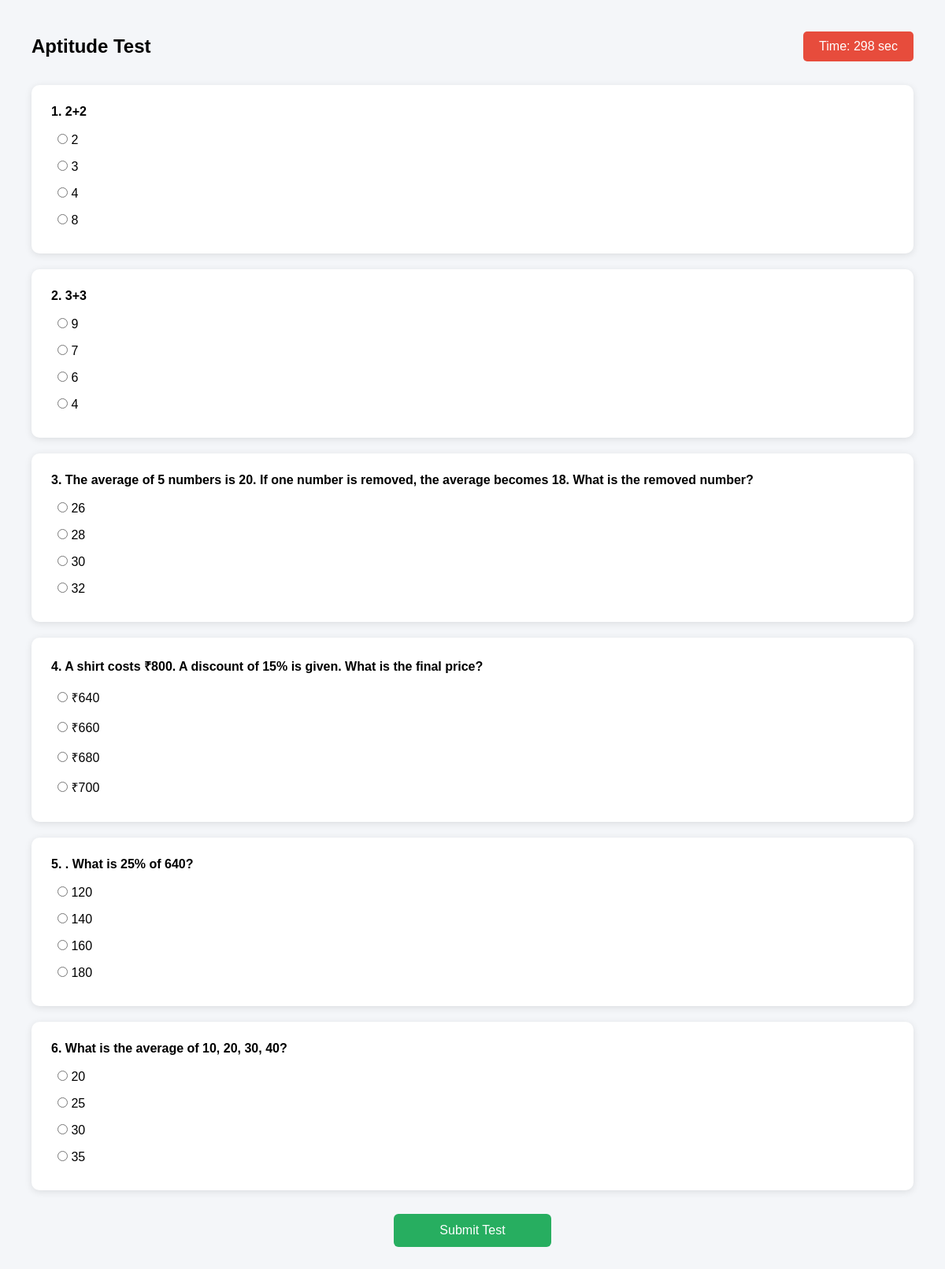
/quiz/ (signed in), run on the app's committed database.
### portal/models.py (models this page shows, shortened)
class Question(models.Model):
    COMPANY_CHOICES = [
        ('TCS', 'TCS'),
        ('WIPRO', 'Wipro'),
        ('INFOSYS', 'Infosys'),
        ('ACCENTURE', 'Accenture'),
    ]
    SECTION_CHOICES = [
        ('QUANT', 'Quantitative'),
        ('REASON', 'Reasoning'),
        ('VERBAL', 'Verbal')
    ]
    company = models.CharField(max_length=50, choices=COMPANY_CHOICES, default='TCS')
    section = models.CharField(max_length=50, choices=SECTION_CHOICES)
    question = models.CharField(max_length=500)
    option1 = models.CharField(max_length=200)
    option2 = models.CharField(max_length=200)
    option3 = models.CharField(max_length=200)
    option4 = models.CharField(max_length=200)
    answer = models.CharField(max_length=200)

### portal/views.py (the view)
# urls.py: path('quiz/',views.quiz,name='quiz'),
@login_required
def quiz(request):
    questions = Question.objects.all()
    return render(request,'quiz.html',{
        'questions':questions
    })

### templates/quiz.html (shortened to what this page needs)
<!DOCTYPE html>
<html>
<head>
</head>
<body>
<div class="header">
<h2>Aptitude Test</h2>
<div class="timer">Time: <span id="time">300</span> sec</div>
</div>
<form method="post" action="/result/">
{% for q in questions %}
<div class="question-card">
<p><b>{{ forloop.counter }}. {{ q.question }}</b></p>
<div class="options">
<label>
<input type="radio" name="{{ q.id }}" value="{{ q.option1 }}">
{{ q.option1 }}
</label>
<label>
<input type="radio" name="{{ q.id }}" value="{{ q.option2 }}">
{{ q.option2 }}
</label>
<label>
<input type="radio" name="{{ q.id }}" value="{{ q.option3 }}">
{{ q.option3 }}
</label>
<label>
<input type="radio" name="{{ q.id }}" value="{{ q.option4 }}">
{{ q.option4 }}
</label>
</div>
</div>
{% endfor %}
<button class="submit-btn">Submit Test</button>
</form>
</body>
</html>

### templates/quiz.html (style rules this page uses)
* { margin:0; padding:0; box-sizing:border-box; font-family:Arial; }
body { background:#f4f6f9; padding:40px; }
.header { display:flex; justify-content:space-between; align-items:center; margin-bottom:30px; }
.timer { background:#e74c3c; color:white; padding:10px 20px; border-radius:5px; }
.question-card { background:white; padding:25px; border-radius:10px; margin-bottom:20px; box-shadow:0 2px 10px rgba(0,0,0,0.1); }
.options { margin-top:10px; }
.options label { display:block; padding:8px; cursor:pointer; }
.submit-btn { display:block; width:200px; margin:30px auto; padding:12px; background:#27ae60; color:white; border:none; border-radius:6px; font-size:16px; cursor:pointer; }

### data on the page
Question: question "2+2", option1 "2", option2 "3", option3 "4", option4 "8"
Question: question "3+3", option1 "9", option2 "7", option3 "6", option4 "4"
Question: question "The average of 5 numbers is 20. If one number is removed, the average becomes 18. What is the removed number?", option1 "26", option2 "28", option3 "30", option4 "32"
Question: question "A shirt costs ₹800. A discount of 15% is given. What is the final price?", option1 "₹640", option2 "₹660", option3 "₹680", option4 "₹700"
Question: question ". What is 25% of 640?", option1 "120", option2 "140", option3 "160", option4 "180"
Question: question "What is the average of 10, 20, 30, 40?", option1 "20", option2 "25", option3 "30", option4 "35"
